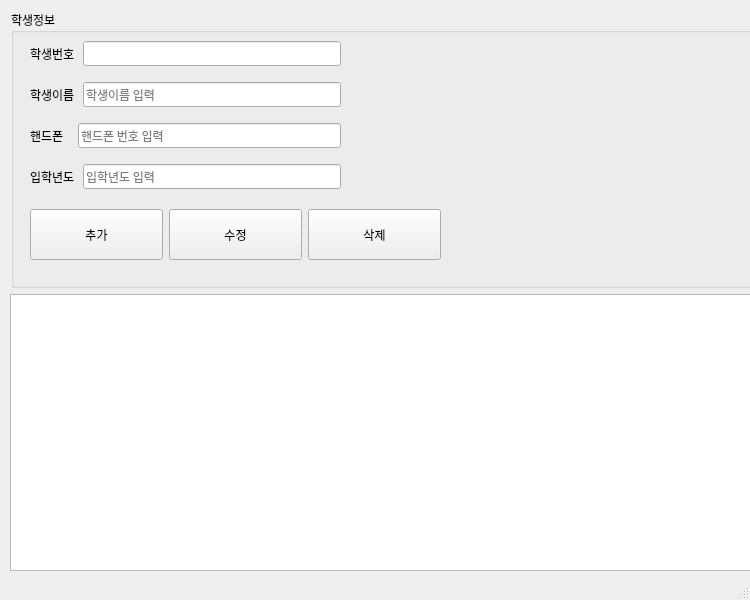
<?xml version="1.0" encoding="UTF-8"?>
<ui version="4.0">
 <class>MainWindow</class>
 <widget class="QMainWindow" name="MainWindow">
  <property name="geometry">
   <rect>
    <x>0</x>
    <y>0</y>
    <width>750</width>
    <height>600</height>
   </rect>
  </property>
  <property name="minimumSize">
   <size>
    <width>750</width>
    <height>600</height>
   </size>
  </property>
  <property name="maximumSize">
   <size>
    <width>750</width>
    <height>600</height>
   </size>
  </property>
  <property name="font">
   <font>
    <family>D2Coding</family>
   </font>
  </property>
  <property name="windowTitle">
   <string>MainWindow</string>
  </property>
  <widget class="QWidget" name="centralwidget">
   <widget class="QWidget" name="verticalLayoutWidget">
    <property name="geometry">
     <rect>
      <x>10</x>
      <y>10</y>
      <width>754</width>
      <height>561</height>
     </rect>
    </property>
    <layout class="QVBoxLayout" name="verticalLayout">
     <item>
      <layout class="QHBoxLayout" name="horizontalLayout">
       <property name="sizeConstraint">
        <enum>QLayout::SetFixedSize</enum>
       </property>
       <item>
        <spacer name="verticalSpacer">
         <property name="orientation">
          <enum>Qt::Vertical</enum>
         </property>
         <property name="sizeType">
          <enum>QSizePolicy::Expanding</enum>
         </property>
         <property name="sizeHint" stdset="0">
          <size>
           <width>1</width>
           <height>40</height>
          </size>
         </property>
        </spacer>
       </item>
       <item>
        <widget class="QGroupBox" name="groupBox">
         <property name="sizePolicy">
          <sizepolicy hsizetype="MinimumExpanding" vsizetype="Preferred">
           <horstretch>0</horstretch>
           <verstretch>0</verstretch>
          </sizepolicy>
         </property>
         <property name="title">
          <string>학생정보</string>
         </property>
         <widget class="QWidget" name="verticalLayoutWidget_2">
          <property name="geometry">
           <rect>
            <x>19</x>
            <y>21</y>
            <width>311</width>
            <height>170</height>
           </rect>
          </property>
          <layout class="QVBoxLayout" name="verticalLayout_2">
           <item>
            <layout class="QHBoxLayout" name="horizontalLayout_4">
             <item>
              <widget class="QLabel" name="label">
               <property name="text">
                <string>학생번호 </string>
               </property>
              </widget>
             </item>
             <item>
              <widget class="QLineEdit" name="input_std_id">
               <property name="inputMask">
                <string/>
               </property>
               <property name="maxLength">
                <number>32764</number>
               </property>
               <property name="readOnly">
                <bool>true</bool>
               </property>
              </widget>
             </item>
            </layout>
           </item>
           <item>
            <layout class="QHBoxLayout" name="horizontalLayout_5">
             <item>
              <widget class="QLabel" name="label_2">
               <property name="text">
                <string>학생이름 </string>
               </property>
              </widget>
             </item>
             <item>
              <widget class="QLineEdit" name="input_std_name">
               <property name="toolTip">
                <string>학생의 이름을 입력하세요 !</string>
               </property>
               <property name="toolTipDuration">
                <number>3</number>
               </property>
               <property name="inputMask">
                <string/>
               </property>
               <property name="placeholderText">
                <string>학생이름 입력</string>
               </property>
              </widget>
             </item>
            </layout>
           </item>
           <item>
            <layout class="QHBoxLayout" name="horizontalLayout_7">
             <item>
              <widget class="QLabel" name="label_3">
               <property name="text">
                <string>핸드폰   </string>
               </property>
              </widget>
             </item>
             <item>
              <widget class="QLineEdit" name="input_std_mobile">
               <property name="toolTip">
                <string>학생의 핸드폰 번호를 입력하세요 !</string>
               </property>
               <property name="toolTipDuration">
                <number>3</number>
               </property>
               <property name="inputMask">
                <string/>
               </property>
               <property name="placeholderText">
                <string>핸드폰 번호 입력</string>
               </property>
              </widget>
             </item>
            </layout>
           </item>
           <item>
            <layout class="QHBoxLayout" name="horizontalLayout_6">
             <item>
              <widget class="QLabel" name="label_4">
               <property name="text">
                <string>입학년도 </string>
               </property>
              </widget>
             </item>
             <item>
              <widget class="QLineEdit" name="input_std_regyear">
               <property name="toolTip">
                <string>학생의 입학년도를 입력하세요 !</string>
               </property>
               <property name="toolTipDuration">
                <number>3</number>
               </property>
               <property name="inputMask">
                <string/>
               </property>
               <property name="placeholderText">
                <string>입학년도 입력</string>
               </property>
              </widget>
             </item>
            </layout>
           </item>
          </layout>
         </widget>
         <widget class="QWidget" name="horizontalLayoutWidget_7">
          <property name="geometry">
           <rect>
            <x>19</x>
            <y>199</y>
            <width>411</width>
            <height>51</height>
           </rect>
          </property>
          <layout class="QHBoxLayout" name="buttonArea">
           <item>
            <widget class="QPushButton" name="btn_add">
             <property name="sizePolicy">
              <sizepolicy hsizetype="Minimum" vsizetype="MinimumExpanding">
               <horstretch>0</horstretch>
               <verstretch>0</verstretch>
              </sizepolicy>
             </property>
             <property name="text">
              <string>추가</string>
             </property>
            </widget>
           </item>
           <item>
            <widget class="QPushButton" name="btn_mod">
             <property name="sizePolicy">
              <sizepolicy hsizetype="Minimum" vsizetype="MinimumExpanding">
               <horstretch>0</horstretch>
               <verstretch>0</verstretch>
              </sizepolicy>
             </property>
             <property name="text">
              <string>수정</string>
             </property>
            </widget>
           </item>
           <item>
            <widget class="QPushButton" name="btn_del">
             <property name="sizePolicy">
              <sizepolicy hsizetype="Minimum" vsizetype="MinimumExpanding">
               <horstretch>0</horstretch>
               <verstretch>0</verstretch>
              </sizepolicy>
             </property>
             <property name="text">
              <string>삭제</string>
             </property>
            </widget>
           </item>
          </layout>
         </widget>
        </widget>
       </item>
      </layout>
     </item>
     <item>
      <layout class="QHBoxLayout" name="horizontalLayout_2">
       <item>
        <widget class="QTableWidget" name="tblStudent">
         <property name="minimumSize">
          <size>
           <width>0</width>
           <height>0</height>
          </size>
         </property>
         <property name="maximumSize">
          <size>
           <width>16777215</width>
           <height>320</height>
          </size>
         </property>
        </widget>
       </item>
      </layout>
     </item>
    </layout>
   </widget>
  </widget>
  <widget class="QStatusBar" name="statusbar"/>
 </widget>
 <resources/>
 <connections/>
</ui>
